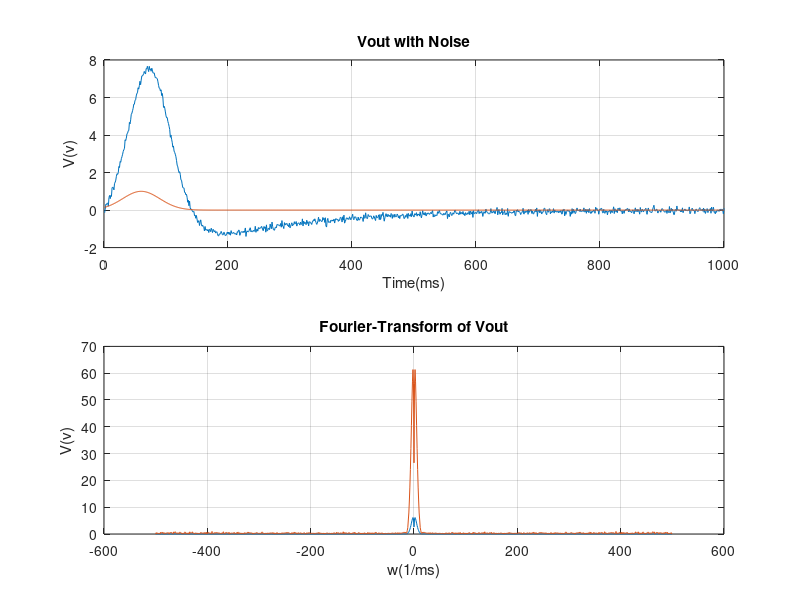
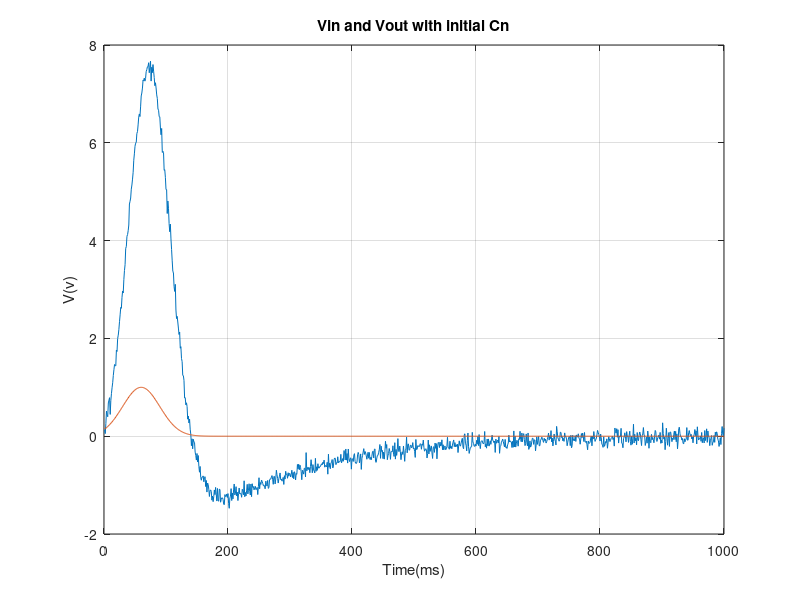
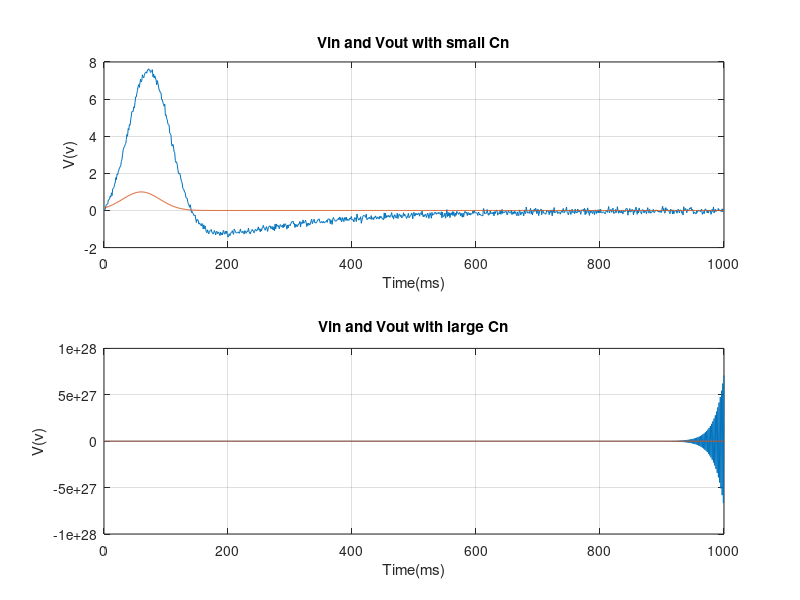
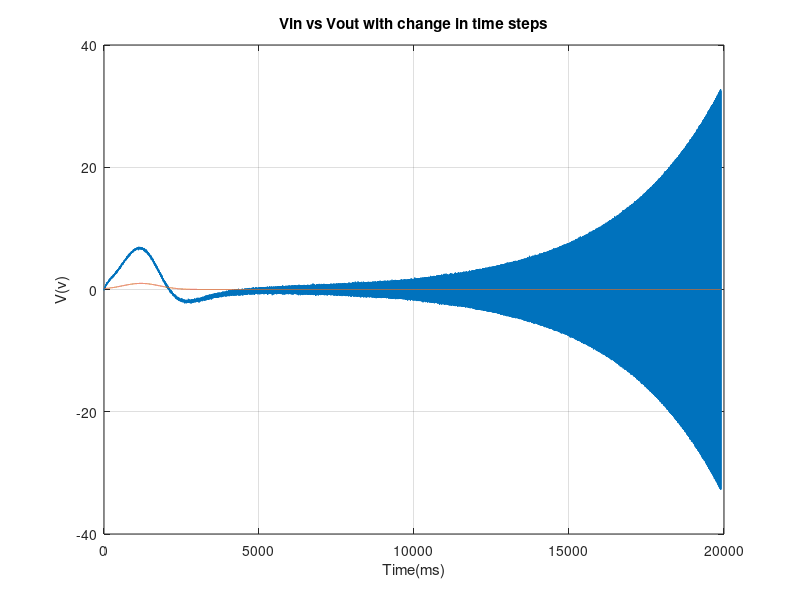

Write MATLAB code to recreate these figures, in order.
%Kwabena Gyasi Bawuah 
%101048814

close all 
clear

global G 
global C
global F
global Foff
global V2


%G = zeros(6, 6); 
%C = zeros(6, 6); 
F = zeros(7, 1);
Foff = zeros(7, 1);
Fsin = zeros(7,1);
Fg = zeros(7,1);


vo2 = zeros(1000, 1); 
W = zeros(1000, 1);
%part d
CC = zeros(1000,1);
GG = zeros(1000,1);


%Circuit Parameters 
%resistances and conductances
R1 = 1;
R2 = 2;
R3 = 10;
R4 = 0.1; 
R0 = 1000; 
G1 = 1/R1;
G2 = 1/R2;
G3 = 1/R3;
G4 = 1/R4;
G0 = 1/R0;
L = 0.2;
a = 100;
Cap = 0.25;
ts = 1000;
ts2 = 1.9898e4;
Vin = 1;
% Capacitance
Cn = 0.00001; 


vi = zeros(100, 1);
vo = zeros(100, 1);
v3 = zeros(100, 1);


V2 = zeros(7, ts);
V3 = zeros(7, ts);
V4 = zeros(7, ts2);

% G(1, 1) = 1;                                        
% G(2, 1) = G1; G(2, 2) = -(G1 + G2); G(2, 6) = -1;   
% G(3 ,3) = -G3; G(3, 6) = 1;                       
% G(4, 3) = -a*G3; G(4, 4) = 1;                        
% G(5, 5) = -(G4+G0); G(5, 4) = G4;   
% G(6, 2) = -1; G(6, 3) = 1;

G = [1 0 0 0 0 0 0;
           -G2 G1+G2 -1 0 0 0 0;
            0 1 0 -1 0 0 0;
            0 0 -1 G3 0 0 0;
            0 0 0 0 -a 1 0;
            0 0 0 G3 -1 0 0;
            0 0 0 0 0 -G4 G4+G0];


% C(2, 1) = Cap; C(2, 2) = -Cap;
% C(6, 6) = L;

C = [0 0 0 0 0 0 0;
           -Cap Cap 0 0 0 0 0;
            0 0 -L 0 0 0 0;
            0 0 0 -Cn 0 0 0;
            0 0 0 0 0 0 0;
            0 0 0 -Cn 0 0 0;
            0 0 0 0 0 0 0;];

      

v = 0;
% [V1 Iin V2 I3 V4 Icc Vo]

%DC Case
%capacitive/inductive effect
s = 0;


F(1,1) = Vin;
 
Foff(1,1) = Vin-Vin;


%2D:ii:A 0.03s time step
V1 = zeros(7, ts);
Vstart = zeros(7, 1);
dt=1e-3;
dt2 = 1.9898e-4;


for i = 1:ts
    
    F(1,1) = exp(-1/2*((i/ts-0.06)/(0.03))^2);
    F(4,1) = 0.001*randn();
    F(7,1) = 0.001*randn();
    
    if i == 1
        V1(:,i) = (C./dt+G)\(F+C*Vstart/dt);
    else
        V1(:,i) = (C./dt+G)\(F+C*Vpast/dt);
    end
    Vpast = V1(:, i);
end

figure(1)
subplot(2,1,1)
plot(1:ts, V1(7,:))
hold on
plot(1:ts, V1(1,:))
title('Vout with Noise')
xlabel('Time(ms)')
ylabel('V(v)')
grid on

% Frequency domain
f = (-ts/2:ts/2-1);              

fV1 = fft(V1.');
fsV1 = fftshift(fV1);
%simulation
figure(1)
subplot(2,1,2)
plot(f, abs(fsV1(:, 1)))
hold on
plot(f, abs(fsV1(:, 7)))
title('Fourier-Transform of Vout')
xlabel('w(1/ms)')
ylabel('V(v)')
grid on

for i = 1:ts
    
    F(1,1) = exp(-1/2*((i/ts-0.06)/(0.03))^2);
    F(4,1) = 0.001*randn();
    F(7,1) = 0.001*randn();
    if i == 1
        V3(:,i) = (C./dt+G)\(F+C*Vstart/dt);
    else
        V3(:,i) = (C./dt+G)\(F+C*Vpast/dt);
    end
    Vpast = V3(:, i);
        
end
figure(2)
plot(1:ts, V3(7,:))
hold on
plot(1:ts, V3(1,:))
title('Vin and Vout with initial Cn')
xlabel('Time(ms)')
ylabel('V(v)')
grid on

C(4,4) = -1e-13;
C(6,4) = -1e-13;

for i = 1:ts
    
    F(1,1) = exp(-1/2*((i/ts-0.06)/(0.03))^2);
    F(4,1) = 0.001*randn();
    F(7,1) = 0.001*randn();
    if i == 1
        V2(:,i) = (C./dt+G)\(F+C*Vstart/dt);
    else
        V2(:,i) = (C./dt+G)\(F+C*Vpast/dt);
    end
    Vpast = V2(:, i);
        
end
figure(3)
subplot(2,1,1)
plot(1:ts, V2(7,:))
hold on
plot(1:ts, V2(1,:))
title('Vin and Vout with small Cn')
xlabel('Time(ms)')
ylabel('V(v)')
grid on

C(4,4) = -5.3e-5;
C(6,4) = -5.3e-12;

for i = 1:ts
    
    F(1,1) = exp(-1/2*((i/ts-0.06)/(0.03))^2);
    F(4,1) = 0.001*randn();
    F(7,1) = 0.001*randn();
    if i == 1
        V3(:,i) = (C./dt+G)\(F+C*Vstart/dt);
    else
        V3(:,i) = (C./dt+G)\(F+C*Vpast/dt);
    end
    Vpast = V3(:, i);
        
end
figure(3)
subplot(2,1,2)
plot(1:ts, V3(7,:))
hold on
plot(1:ts, V3(1,:))
title('Vin and Vout with large Cn')
xlabel('Time(ms)')
ylabel('V(v)')
grid on

%%%%%%%%%%%%%%

C(4,4) = -Cn;
C(6,4) = -Cn;

for i = 1:ts2
    
    Fg(1,1) = exp(-1/2*((i/ts2-0.06)/(0.03))^2);
    Fg(4,1) = 0.001*randn();
    Fg(7,1) = 0.001*randn();
    if i == 1
        V4(:,i) = (C./dt2+G)\(Fg+C*Vstart/dt2);
    else
        V4(:,i) = (C./dt2+G)\(Fg+C*Vpast/dt2);
    end
    Vpast = V4(:, i);
        
end
figure(4)
plot(1:ts2, V4(7,:))
hold on
plot(1:ts2, V4(1,:))
title('Vin vs Vout with change in time steps')
xlabel('Time(ms)')
ylabel('V(v)')
grid on